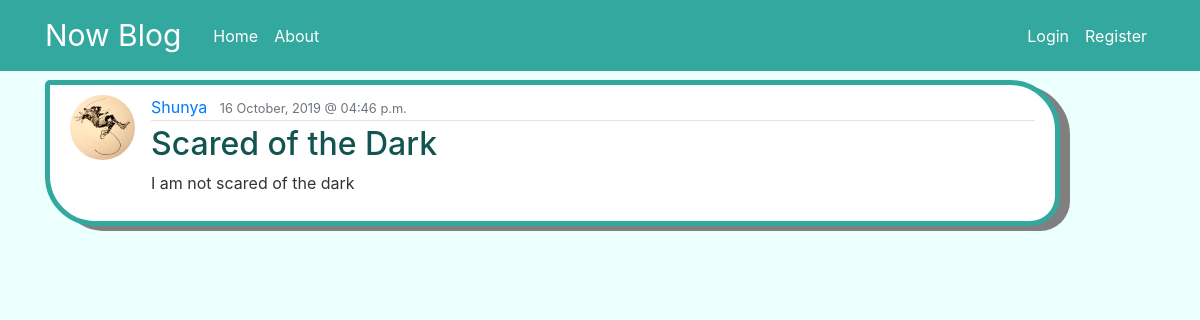
The app's page /post/1/ with its own data.
### main_website/models.py (models this page shows, shortened)
class Post(models.Model):
	title=models.CharField(max_length=100)
	content=models.TextField()
	date_posted=models.DateTimeField(default=timezone.now)
	author=models.ForeignKey(User, on_delete=models.CASCADE)
	con_image=models.ImageField(default='panda.jpg',upload_to='content_images')

### users/models.py (models this page shows, shortened)
class Profile(models.Model):
	user=models.OneToOneField(User, on_delete=models.CASCADE)
	pro_image=models.ImageField(default='default.jpg',upload_to='profile_pics')

### main_website/views.py (the view)
# urls.py: path('post/<int:pk>/', PostDetailView.as_view() , name='post-detail'),
class PostDetailView(DetailView):
	model=Post

### main_website/templates/main_website/post_detail.html (shortened to what this page needs)
{%extends "main_website/base.html"%}
{%block content%}
 <article class="media content-section">
  <img class="rounded-circle article-img" src="{{post.author.profile.pro_image.url}}">
  <div class="media-body">
    <div class="article-metadata">
      <a class="mr-2" href="{%url 'user_posts' post.author.username%}">{{ object.author }}</a>
      <small class="text-muted">{{ object.date_posted|date:"d F, Y @ h:i a" }}</small>
    </div>
    <h2 class ="article-title">{{ object.title }}</h2>
    <p class="article-content">{{ object.content }}</p>
  </div>
</article>
{%endblock content%}

### main_website/static/main_website/main.css (style rules this page uses)
body { background: #ebfffd; color: #333333; margin-top: 5rem; }
h1, h2, h3, h4, h5, h6 { color: #444444; }
.content-section { background: #ffffff; padding: 10px 20px; border: 5px solid #32a89e; border-radius: 5px 50px 30px 50px; margin-bottom: 20px; box-shadow: 10px 5px grey; }
.article-title { color: #12544f; }
.article-content { white-space: pre-line; }
.article-img { height: 65px; width: 65px; margin-right: 16px; }
.article-metadata { padding-bottom: 1px; margin-bottom: 4px; border-bottom: 1px solid #e3e3e3 }

### records on screen
Post: author.profile.pro_image (picture), author "Shunya", date_posted "16 October, 2019 @ 04:46 p.m.", title "Scared of the Dark", content "I am not scared of the dark"
